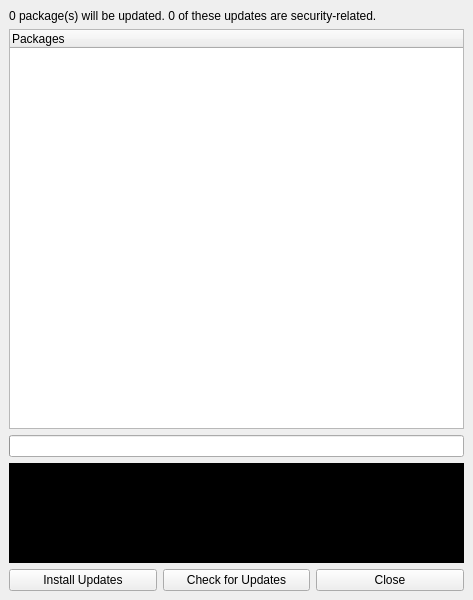
<?xml version="1.0" encoding="UTF-8"?>
<ui version="4.0">
 <class>MainWindow</class>
 <widget class="QMainWindow" name="MainWindow">
  <property name="geometry">
   <rect>
    <x>0</x>
    <y>0</y>
    <width>473</width>
    <height>600</height>
   </rect>
  </property>
  <property name="windowTitle">
   <string>Lubuntu Update</string>
  </property>
  <property name="windowIcon">
   <iconset resource="resources.qrc">
    <normaloff>:/res/images/update.svg</normaloff>:/res/images/update.svg</iconset>
  </property>
  <widget class="QWidget" name="centralwidget">
   <layout class="QVBoxLayout" name="verticalLayout">
    <item>
     <widget class="QLabel" name="statLabel">
      <property name="text">
       <string>0 package(s) will be updated. 0 of these updates are security-related.</string>
      </property>
     </widget>
    </item>
    <item>
     <widget class="QTreeWidget" name="packageView">
      <column>
       <property name="text">
        <string>Packages</string>
       </property>
      </column>
     </widget>
    </item>
    <item>
     <widget class="QProgressBar" name="progressBar">
      <property name="maximum">
       <number>100</number>
      </property>
      <property name="value">
       <number>0</number>
      </property>
      <property name="textVisible">
       <bool>false</bool>
      </property>
     </widget>
    </item>
    <item>
     <widget class="QPlainTextEdit" name="logView">
      <property name="sizePolicy">
       <sizepolicy hsizetype="Expanding" vsizetype="Fixed">
        <horstretch>0</horstretch>
        <verstretch>0</verstretch>
       </sizepolicy>
      </property>
      <property name="maximumSize">
       <size>
        <width>16777215</width>
        <height>100</height>
       </size>
      </property>
      <property name="styleSheet">
       <string notr="true">background-color: rgb(0, 0, 0);
color: rgb(255, 255, 255);
font: 9pt &quot;Monospace&quot;;</string>
      </property>
      <property name="readOnly">
       <bool>true</bool>
      </property>
      <property name="plainText">
       <string/>
      </property>
     </widget>
    </item>
    <item>
     <layout class="QHBoxLayout" name="horizontalLayout">
      <item>
       <widget class="QPushButton" name="installButton">
        <property name="text">
         <string>Install Updates</string>
        </property>
        <property name="icon">
         <iconset resource="resources.qrc">
          <normaloff>:/res/images/update.svg</normaloff>:/res/images/update.svg</iconset>
        </property>
       </widget>
      </item>
      <item>
       <widget class="QPushButton" name="checkUpdatesButton">
        <property name="text">
         <string>Check for Updates</string>
        </property>
       </widget>
      </item>
      <item>
       <widget class="QPushButton" name="closeButton">
        <property name="text">
         <string>Close</string>
        </property>
       </widget>
      </item>
     </layout>
    </item>
   </layout>
  </widget>
 </widget>
 <resources>
  <include location="resources.qrc"/>
 </resources>
 <connections/>
</ui>
